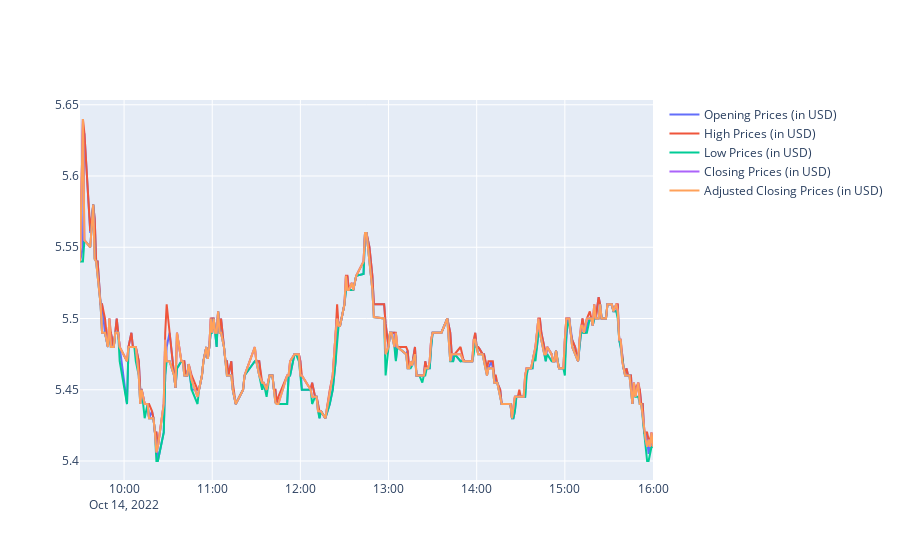

Notebook source saved alongside this figure:
### Code cell
fig2 = go.Figure(data=[trace1, trace2, trace3, trace4,trace5] )
fig2

### Figure 1 — Plotly figure (JSON) as saved in the notebook; plotly's stock layout.template omitted (floating-point values rounded to 4 significant figures; data arrays with more than 128 entries replaced by an {"elided": "..."} marker saying what was removed)
{"data": [{"name": "Opening Prices (in USD)", "type": "scatter", "x": {"elided": "265 str values"}, "y": {"elided": "265 float values"}}, {"name": "High Prices (in USD)", "type": "scatter", "x": {"elided": "265 str values"}, "y": {"elided": "265 float values"}}, {"name": "Low Prices (in USD)", "type": "scatter", "x": {"elided": "265 str values"}, "y": {"elided": "265 float values"}}, {"name": "Closing Prices (in USD)", "type": "scatter", "x": {"elided": "265 str values"}, "y": {"elided": "265 float values"}}, {"name": "Adjusted Closing Prices (in USD)", "type": "scatter", "x": {"elided": "265 str values"}, "y": {"elided": "265 float values"}}], "layout": {}}
